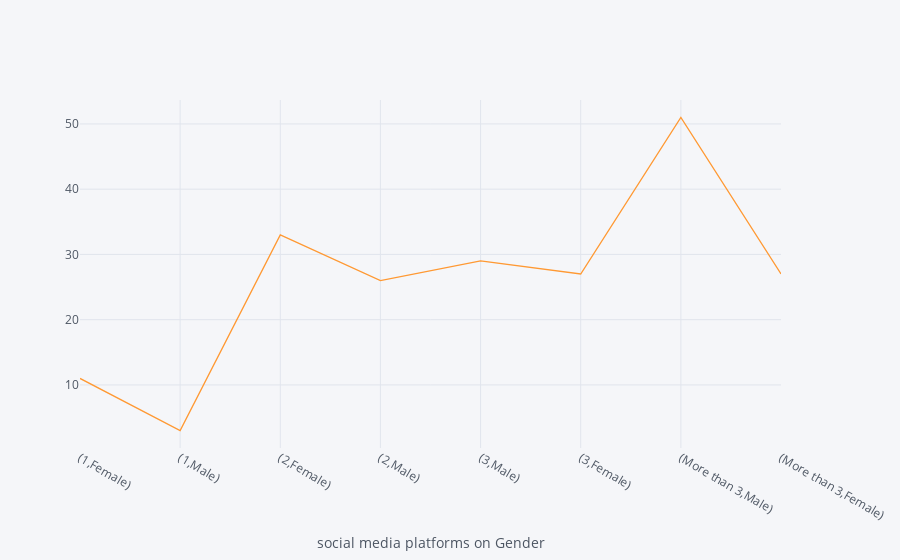

Source (notebook cell):
### Code cell
plot8 = datas['Gender'].groupby(datas['Social Media Platforms']).value_counts()
plot8.iplot(kind='scatter',xTitle='social media platforms on Gender')

### Figure 1 — Plotly figure (JSON) as saved in the notebook; plotly's stock layout.template omitted (floating-point values rounded to 4 significant figures)
{"data": [{"line": {"color": "rgba(255, 153, 51, 1.0)", "dash": "solid", "shape": "linear", "width": 1.3}, "mode": "lines", "name": "Gender", "text": "", "type": "scatter", "x": ["(1,Female)", "(1,Male)", "(2,Female)", "(2,Male)", "(3,Male)", "(3,Female)", "(More than 3,Male)", "(More than 3,Female)"], "y": [11, 3, 33, 26, 29, 27, 51, 27]}], "layout": {"legend": {"bgcolor": "#F5F6F9", "font": {"color": "#4D5663"}}, "paper_bgcolor": "#F5F6F9", "plot_bgcolor": "#F5F6F9", "title": {"font": {"color": "#4D5663"}}, "xaxis": {"gridcolor": "#E1E5ED", "showgrid": true, "tickfont": {"color": "#4D5663"}, "title": {"font": {"color": "#4D5663"}, "text": "social media platforms on Gender"}, "zerolinecolor": "#E1E5ED"}, "yaxis": {"gridcolor": "#E1E5ED", "showgrid": true, "tickfont": {"color": "#4D5663"}, "title": {"font": {"color": "#4D5663"}, "text": ""}, "zerolinecolor": "#E1E5ED"}}}
